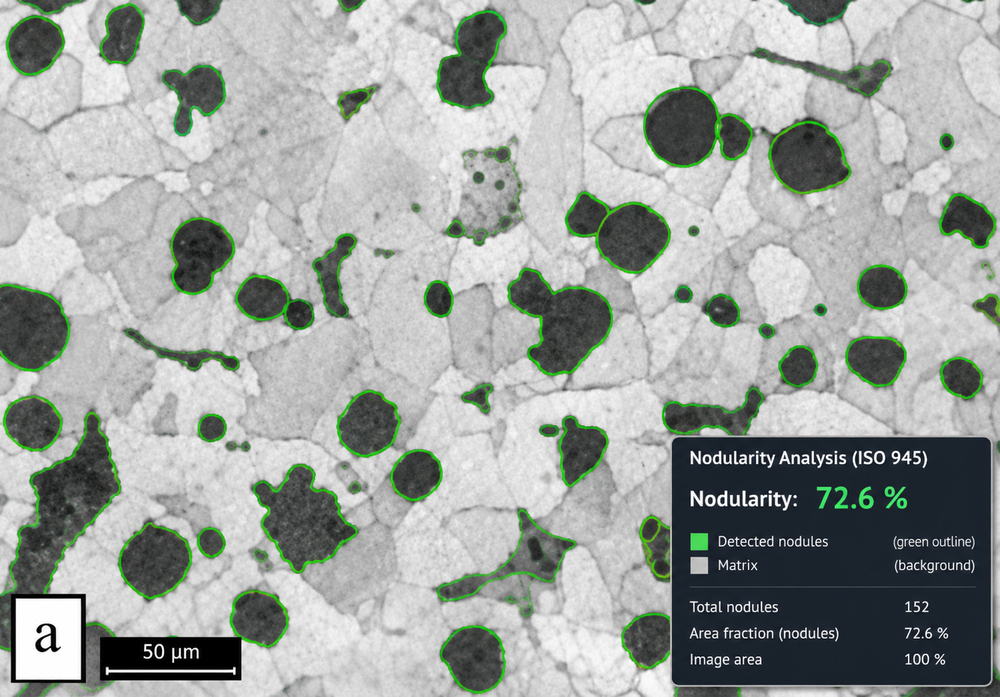
#> input picture tests/fixtures/hi5.png, 1000 x 697 px, shrunk from 1502 x 1047 before the run
$ python -i calibration.py   (imports and definitions only)
#> lines starting #> are read from the running program, lines starting #| are printed output that depends on the picture; after the words box and inside, x2 and y2 are one past the last pixel; in counts of white or black regions, pixels touching at a corner belong together
#!/usr/bin/env python3
"""
services/calibration.py — scale-bar detection + physical calibration (Phase 4).

Automatic detection looks for a microscope scale bar: a solid high-contrast
horizontal bar with a numeric label, near a bottom corner. Detection is
deliberately conservative — an uncertain match returns "unavailable" rather
than a wrong µm/px.

Manual calibration: pass pixels_per_um (or bar_length_um + bar_length_px).

All physical conversions go through micrometers_per_pixel; without a
calibration, NO µm value is ever produced (px only, explicitly labeled).
"""
import math
import re
from dataclasses import dataclass, asdict

import cv2
import numpy as np

# ISO 945-4:2019 clause 6.3: "Particles with a maximum Feret diameter less
# than 10 um shall be excluded from the evaluation." Applied ONLY when a
# valid physical calibration exists; never faked when it does not.
ISO_MIN_FERET_UM = 10.0


# [73 lines left out: functions validate_um_per_px, make_calibration, feret_size_status, size_filter_metadata, not called in this run]


@dataclass
class Calibration:
    """micrometers-per-pixel calibration for one image."""
    um_per_px: float | None = None
    source: str = "unavailable"     # auto_scalebar | manual | unavailable
    bar_length_um: float | None = None
    bar_length_px: float | None = None
    notes: str = ""

    @property
    def available(self):
        return self.um_per_px is not None and self.um_per_px > 0

    # [10 lines left out: functions microns_per_pixel, to_dict, not called in this run]


# ----------------------------------------------------------------- auto ----
_BAR_RE = re.compile(r"(\d+(?:[.,]\d+)?)\s*(µm|um|μm|nm|mm)")

# scale bars typically sit within these bands; search bottom strip primarily
_SEARCH_BANDS = [
    (0.86, 1.00),   # bottom 14%
    (0.72, 0.88),   # above it
    (0.00, 0.14),   # top (rare but happens)
]


def _find_text_label(gray, x0, x1, y0, y1):
    """Locate a 'NN um' style label inside a band; returns (value_um, box)."""
    band = gray[y0:y1, x0:x1]
    if band.size == 0:
        return None
    _, th = cv2.threshold(band, 0, 255,
                          cv2.THRESH_BINARY_INV + cv2.THRESH_OTSU)
    # digits are usually small thin components — dilate to merge into words
    th = cv2.dilate(th, np.ones((2, 2), np.uint8))
    n, lab, stats, _ = cv2.connectedComponentsWithStats(th)
    boxes = []
    for i in range(1, n):
        x, y, w, h, a = stats[i]
        if 4 <= h <= band.shape[0] * 0.55 and 2 <= w <= band.shape[1] * 0.5:
            boxes.append((x, y, w, h))
    if not boxes:
        return None
    # group boxes into a single line cluster (leftmost..rightmost)
    xs = [b[0] for b in boxes]
    ys = [b[1] for b in boxes]
    xe = [b[0] + b[2] for b in boxes]
    ye = [b[1] + b[3] for b in boxes]
    gx0, gx1 = min(xs), max(xe)
    gy0, gy1 = min(ys), max(ye)
    if gx1 - gx0 < 8:
        return None
    # OCR is unavailable; we cannot read the number -> can't auto-calibrate
    # from text alone. Return the box so the bar-finder can use it as a hint.
    crop = band[gy0:gy1, gx0:gx1]
    return {"value_um": None, "box": (gx0 + x0, gy0 + y0,
                                      gx1 - gx0, gy1 - gy0), "crop": crop}


def _find_solid_bar(gray, y0, y1, x0, x1):
    """Find a solid horizontal dark (or bright) bar in the region.

    Returns its pixel length and thickness, or None.
    """
    region = gray[y0:y1, x0:x1]
    if region.size == 0:
        return None
    # a scale bar is a long thin run of extreme intensity
    for polarity in (cv2.THRESH_BINARY_INV, cv2.THRESH_BINARY):
        _, th = cv2.threshold(region, 0, 255, polarity + cv2.THRESH_OTSU)
        th = cv2.morphologyEx(th, cv2.MORPH_OPEN, np.ones((2, 6), np.uint8))
        n, lab, stats, _ = cv2.connectedComponentsWithStats(th)
        best = None
        for i in range(1, n):
            x, y, w, h, a = stats[i]
            if h > 40 or w < 30:
                continue
            fill = a / float(w * h)
            aspect = w / float(h)
            if fill > 0.55 and 6.0 <= aspect <= 60.0:
                if best is None or w > best[2]:
                    best = (x, y, w, h)
        if best:
            return {"length_px": float(best[2]),
                    "thickness_px": float(best[3]),
                    "box_abs": (x0 + best[0], y0 + best[1], best[2], best[3])}
    return None


def detect_scale_bar(gray):
    """Attempt automatic scale-bar detection.

    Without OCR we cannot read the labeled length, so automatic calibration
    only succeeds when a known bar-length declaration is provided (e.g. the
    acquisition metadata). This function finds and measures the BAR and any
    label region; callers with metadata can pair the measured bar length with
    the declared physical length.
    """
    h, w = gray.shape
    found = {"bar": None, "label_hint": None, "region": None}
    for fy0, fy1 in _SEARCH_BANDS:
        y0, y1 = int(h * fy0), int(h * fy1)
        bar = _find_solid_bar(gray, y0, y1, 0, w)
        if bar:
            bx, by, bw, bh = bar["box_abs"]
            label = _find_text_label(gray,
                                     max(0, bx - int(bw * 1.5)),
                                     min(w, bx + bw + int(bw * 3)),
                                     max(0, by - bh - 8),
                                     min(h, by + bh + 8))
            found.update(bar=bar, label_hint=label,
                         region=f"y {y0}-{y1}")
            return found
    return found


# [29 lines left out: functions auto_calibrate, manual_calibrate, not called in this run]


UNAVAILABLE = Calibration(notes="Scale unavailable")

# ------------------------------------------------------------- conversion ----


# [12 lines left out: functions convert_lengths, convert_areas, not called in this run]

>>> import cv2
>>> picture = cv2.imread('../../../tests/fixtures/hi5.png', cv2.IMREAD_GRAYSCALE)
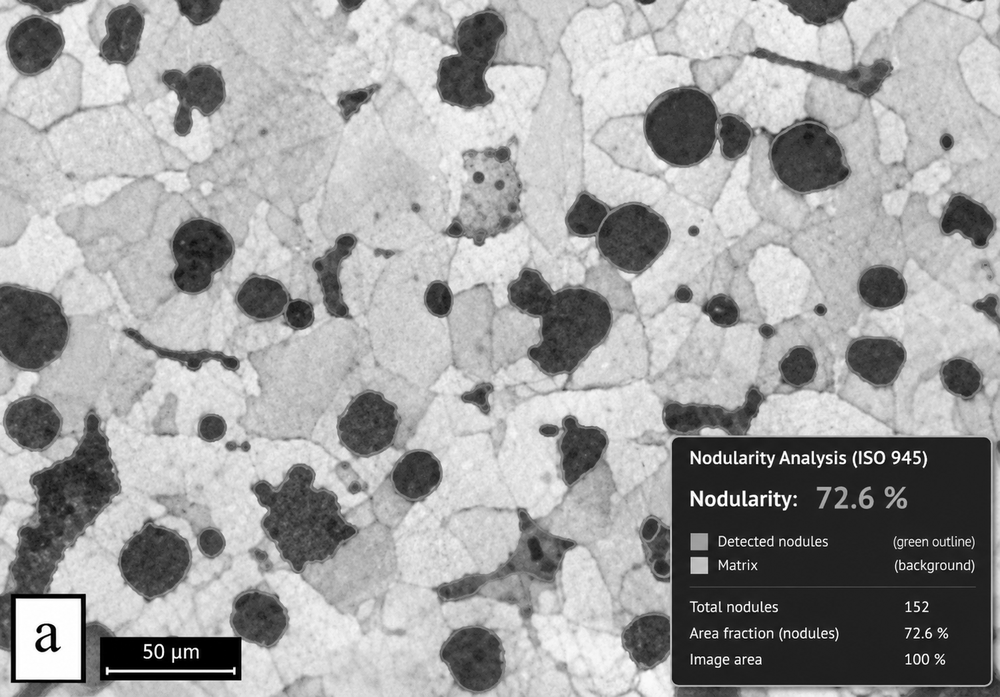
#> picture: shape (697, 1000); min 0, max 255, mean 160.9
>>> result = detect_scale_bar(picture)
#> the loop in detect_scale_bar, `for fy0, fy1 in _SEARCH_BANDS:` made 1 pass
#> (bx, by, bw, bh, n in _find_text_label) on pass 1: (676, 688, 72, 9, 8)
#> pass 1, in _find_solid_bar, `region = gray[y0:y1, x0:x1]`:
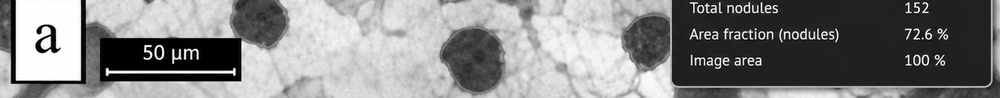
#> region: shape (98, 1000); min 0, max 255, mean 133.3
#> pass 1, in _find_text_label, `band = gray[y0:y1, x0:x1]`:
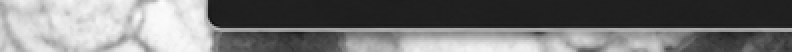
#> band: shape (26, 396) (shown 2 times larger); min 16, max 252, mean 117.4
#> pass 1, in _find_text_label, `_, th = cv2.threshold(band, 0, 255, cv2.THRESH_BINARY_INV + cv2.THRESH..`:
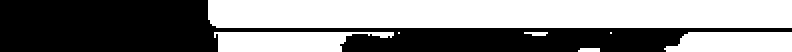
#> th: shape (26, 396) (shown 2 times larger); 52.2% white; 1 black region, box (x1, y1, x2, y2) and area: (0, 0, 396, 26) 4920
#> pass 1, in _find_text_label, `th = cv2.dilate(th, np.ones((2, 2), np.uint8))`:
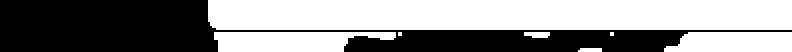
#> th: shape (26, 396) (shown 2 times larger); 55.7% white; 1 black region, box (x1, y1, x2, y2) and area: (0, 0, 396, 26) 4559
#> after the loop in detect_scale_bar, `for fy0, fy1 in _SEARCH_BANDS:`: found = 3 items
#> result = 3 items
